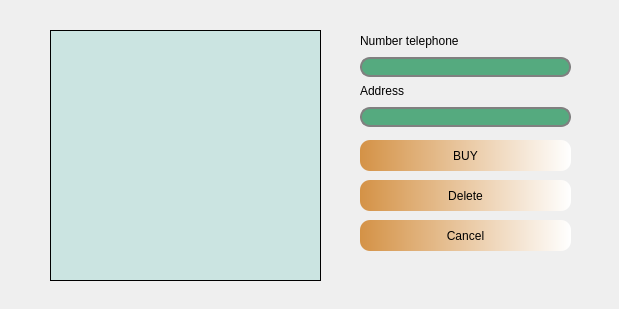
<?xml version="1.0" encoding="UTF-8"?>
<ui version="4.0">
 <class>Buy_Books</class>
 <widget class="QWidget" name="Buy_Books">
  <property name="geometry">
   <rect>
    <x>0</x>
    <y>0</y>
    <width>619</width>
    <height>309</height>
   </rect>
  </property>
  <property name="contextMenuPolicy">
   <enum>Qt::NoContextMenu</enum>
  </property>
  <property name="windowTitle">
   <string>Form</string>
  </property>
  <property name="styleSheet">
   <string notr="true">QPushButton{
                          background-color: qlineargradient(spread:pad, x1:0, y1:0, x2:1, y2:0, stop:0 rgba(212, 146, 70, 255), stop:1 rgba(255, 255, 255, 255));
                          border-style: inset;
                          border-style: outset;
                          border-radius: 10px;
                          border-color: beige;
                          font: bold 14p;
                          min-width: 10em;
                          padding: 6px;
}
QPushButton:pressed{
                          background-color: rgb(224, 200, 0);
                          border-style: inset;
                          color: red;
                          border-style: outset;
                          border-width: 3px;
                          border-radius: 10px;
                          border-color: beige;
                          font: bold 14p;
                          min-width: 10em;
                          padding: 6px;
}
QDialog
{
 background-color:qlineargradient(spread:pad, x1:0, y1:0, x2:1, y2:0, stop:0 rgba(50, 88, 99, 255), stop:1 rgba(255, 255, 255, 255))
}
 QLineEdit {
     border: 2px solid gray;
     border-radius: 10px;
     padding: 0 8px;
     background: rgb(85, 170, 127);
 }
QGroupBox::title {
  subcontrol-position: top center; /* position at the top center */
}
QGroupBox{
font: 75 12pt &quot;MS Shell Dlg 2&quot;;
}
QLabel
{
font: 75 12pt &quot;MS Shell Dlg 2&quot;;
}
QTableWidget {
    background-color: qlineargradient(spread:repeat, x1:0, y1:0, x2:1, y2:1, stop:0.272727 rgba(203, 228, 225, 255))
}
QHeaderView, QHeaderView::section {
    background-color: rgba(128, 128, 128, 128);
}</string>
  </property>
  <widget class="QTableWidget" name="Books_ordertable">
   <property name="geometry">
    <rect>
     <x>50</x>
     <y>30</y>
     <width>271</width>
     <height>251</height>
    </rect>
   </property>
   <attribute name="horizontalHeaderDefaultSectionSize">
    <number>130</number>
   </attribute>
  </widget>
  <widget class="QPushButton" name="Delete_button">
   <property name="geometry">
    <rect>
     <x>360</x>
     <y>180</y>
     <width>211</width>
     <height>31</height>
    </rect>
   </property>
   <property name="text">
    <string>Delete</string>
   </property>
  </widget>
  <widget class="QPushButton" name="Buy_button">
   <property name="geometry">
    <rect>
     <x>360</x>
     <y>140</y>
     <width>211</width>
     <height>31</height>
    </rect>
   </property>
   <property name="text">
    <string>BUY</string>
   </property>
  </widget>
  <widget class="QWidget" name="layoutWidget">
   <property name="geometry">
    <rect>
     <x>360</x>
     <y>30</y>
     <width>211</width>
     <height>47</height>
    </rect>
   </property>
   <layout class="QGridLayout" name="gridLayout">
    <item row="2" column="0">
     <widget class="QLineEdit" name="PhoneNumber_lineEdit"/>
    </item>
    <item row="1" column="0">
     <widget class="QLabel" name="label">
      <property name="text">
       <string>Number telephone</string>
      </property>
     </widget>
    </item>
   </layout>
  </widget>
  <widget class="QWidget" name="layoutWidget">
   <property name="geometry">
    <rect>
     <x>360</x>
     <y>80</y>
     <width>211</width>
     <height>47</height>
    </rect>
   </property>
   <layout class="QGridLayout" name="gridLayout_2">
    <item row="0" column="0">
     <widget class="QLabel" name="label_2">
      <property name="text">
       <string>Аddress</string>
      </property>
     </widget>
    </item>
    <item row="1" column="0">
     <widget class="QLineEdit" name="Address_line"/>
    </item>
   </layout>
  </widget>
  <widget class="QLabel" name="nameuser_label">
   <property name="geometry">
    <rect>
     <x>380</x>
     <y>10</y>
     <width>161</width>
     <height>20</height>
    </rect>
   </property>
   <property name="text">
    <string/>
   </property>
  </widget>
  <widget class="QPushButton" name="Cancel_order">
   <property name="geometry">
    <rect>
     <x>360</x>
     <y>220</y>
     <width>211</width>
     <height>31</height>
    </rect>
   </property>
   <property name="text">
    <string>Cancel</string>
   </property>
  </widget>
 </widget>
 <resources/>
 <connections/>
</ui>
